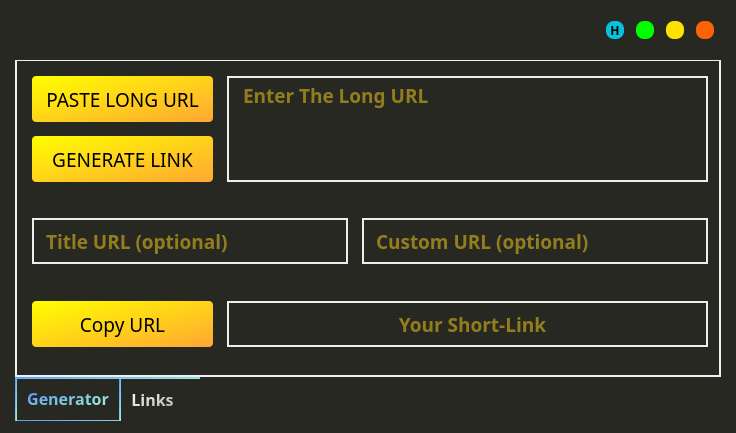
<?xml version="1.0" encoding="UTF-8"?>
<ui version="4.0">
 <class>MainWindow</class>
 <widget class="QMainWindow" name="MainWindow">
  <property name="geometry">
   <rect>
    <x>0</x>
    <y>0</y>
    <width>736</width>
    <height>433</height>
   </rect>
  </property>
  <property name="font">
   <font>
    <family>JetBrains Mono</family>
    <pointsize>12</pointsize>
    <weight>75</weight>
    <bold>true</bold>
   </font>
  </property>
  <property name="windowTitle">
   <string>MainWindow</string>
  </property>
  <property name="styleSheet">
   <string notr="true">background: #272822;
color: rgb(255, 255, 255);</string>
  </property>
  <widget class="QWidget" name="centralwidget">
   <widget class="QTabWidget" name="tabWidget">
    <property name="enabled">
     <bool>true</bool>
    </property>
    <property name="geometry">
     <rect>
      <x>15</x>
      <y>60</y>
      <width>706</width>
      <height>361</height>
     </rect>
    </property>
    <property name="font">
     <font>
      <family>JetBrains Mono</family>
      <pointsize>12</pointsize>
      <weight>75</weight>
      <bold>true</bold>
     </font>
    </property>
    <property name="styleSheet">
     <string notr="true">QTabWidget::pane {
    border: 2px solid #eeeeee;
    top:-1px; 
  

} 

QTabBar::tab {
  color : qlineargradient(spread:pad, x1:0, y1:0, x2:1, y2:1, stop:0#ffffff, stop:1 #abbaab);
  
  padding: 10px;
  background-color: #272822;
}

QTabBar::tab:selected { 
  border-bottom: 2px solid qlineargradient(spread:pad, x1:0, y1:0, x2:1, y2:1,stop:0 #5488ff,stop:1 #a5fecb);
  border-left: 2px solid qlineargradient(spread:pad, x1:0, y1:0, x2:1, y2:1,stop:0 #5488ff,stop:1 #a5fecb);
  border-right: 2px solid qlineargradient(spread:pad, x1:0, y1:0, x2:1, y2:1,stop:0 #5488ff,stop:1 #a5fecb);
  border-right: 2px solid qlineargradient(spread:pad, x1:0, y1:0, x2:1, y2:1,stop:0 #5488ff,stop:1 #a5fecb);

  color : qlineargradient(spread:pad, x1:0, y1:0, x2:1, y2:1,stop:0 #5488ff,stop:1 #a5fecb);
  margin-bottom: -1px; 
}</string>
    </property>
    <property name="tabPosition">
     <enum>QTabWidget::South</enum>
    </property>
    <property name="tabShape">
     <enum>QTabWidget::Rounded</enum>
    </property>
    <property name="currentIndex">
     <number>0</number>
    </property>
    <property name="usesScrollButtons">
     <bool>false</bool>
    </property>
    <widget class="QWidget" name="Generator">
     <attribute name="title">
      <string>Generator</string>
     </attribute>
     <widget class="QPushButton" name="generateshortlink">
      <property name="geometry">
       <rect>
        <x>15</x>
        <y>75</y>
        <width>181</width>
        <height>46</height>
       </rect>
      </property>
      <property name="sizePolicy">
       <sizepolicy hsizetype="Expanding" vsizetype="Expanding">
        <horstretch>0</horstretch>
        <verstretch>0</verstretch>
       </sizepolicy>
      </property>
      <property name="font">
       <font>
        <family>JetBrains Mono</family>
        <pointsize>14</pointsize>
        <weight>50</weight>
        <bold>false</bold>
       </font>
      </property>
      <property name="cursor">
       <cursorShape>PointingHandCursor</cursorShape>
      </property>
      <property name="styleSheet">
       <string notr="true">background-color: qlineargradient(spread:pad, x1:0, y1:0, x2:1, y2:1, stop:0#ffff00, stop:1 #ffa733);
color : rgba(0, 0,0);
border-radius:4px;

</string>
      </property>
      <property name="text">
       <string>GENERATE LINK</string>
      </property>
     </widget>
     <widget class="QLineEdit" name="shortlinktxt">
      <property name="geometry">
       <rect>
        <x>210</x>
        <y>240</y>
        <width>481</width>
        <height>46</height>
       </rect>
      </property>
      <property name="font">
       <font>
        <family>JetBrains Mono</family>
        <pointsize>14</pointsize>
        <weight>75</weight>
        <bold>true</bold>
       </font>
      </property>
      <property name="styleSheet">
       <string notr="true">color : #ffd31a;
padding-left: 10;
border: 2px solid #eeeeee;</string>
      </property>
      <property name="text">
       <string/>
      </property>
      <property name="frame">
       <bool>true</bool>
      </property>
      <property name="alignment">
       <set>Qt::AlignCenter</set>
      </property>
      <property name="dragEnabled">
       <bool>false</bool>
      </property>
      <property name="readOnly">
       <bool>false</bool>
      </property>
      <property name="placeholderText">
       <string>Your Short-Link</string>
      </property>
      <property name="clearButtonEnabled">
       <bool>true</bool>
      </property>
     </widget>
     <widget class="QLineEdit" name="customurl">
      <property name="geometry">
       <rect>
        <x>345</x>
        <y>157</y>
        <width>346</width>
        <height>46</height>
       </rect>
      </property>
      <property name="font">
       <font>
        <family>JetBrains Mono</family>
        <pointsize>14</pointsize>
        <weight>75</weight>
        <bold>true</bold>
       </font>
      </property>
      <property name="styleSheet">
       <string notr="true">color : #ffd31a;
padding-left: 10;
border: 2px solid #eeeeee;</string>
      </property>
      <property name="text">
       <string/>
      </property>
      <property name="frame">
       <bool>true</bool>
      </property>
      <property name="dragEnabled">
       <bool>false</bool>
      </property>
      <property name="readOnly">
       <bool>false</bool>
      </property>
      <property name="placeholderText">
       <string>Custom URL (optional)</string>
      </property>
      <property name="clearButtonEnabled">
       <bool>true</bool>
      </property>
     </widget>
     <widget class="QPushButton" name="Pastelongurl">
      <property name="geometry">
       <rect>
        <x>15</x>
        <y>15</y>
        <width>181</width>
        <height>46</height>
       </rect>
      </property>
      <property name="sizePolicy">
       <sizepolicy hsizetype="Expanding" vsizetype="Expanding">
        <horstretch>0</horstretch>
        <verstretch>0</verstretch>
       </sizepolicy>
      </property>
      <property name="font">
       <font>
        <family>JetBrains Mono</family>
        <pointsize>14</pointsize>
        <weight>50</weight>
        <bold>false</bold>
       </font>
      </property>
      <property name="cursor">
       <cursorShape>PointingHandCursor</cursorShape>
      </property>
      <property name="styleSheet">
       <string notr="true">background-color: qlineargradient(spread:pad, x1:0, y1:0, x2:1, y2:1, stop:0#ffff00, stop:1 #ffa733);
color : rgba(0, 0,0);
border-radius:4px;

</string>
      </property>
      <property name="text">
       <string>PASTE LONG URL</string>
      </property>
     </widget>
     <widget class="QPlainTextEdit" name="longurl">
      <property name="geometry">
       <rect>
        <x>210</x>
        <y>15</y>
        <width>481</width>
        <height>106</height>
       </rect>
      </property>
      <property name="font">
       <font>
        <family>JetBrains Mono</family>
        <pointsize>14</pointsize>
        <weight>75</weight>
        <bold>true</bold>
       </font>
      </property>
      <property name="styleSheet">
       <string notr="true">color : #ffd31a;
padding-left: 10;
border: 2px solid #eeeeee;</string>
      </property>
      <property name="placeholderText">
       <string>Enter The Long URL </string>
      </property>
     </widget>
     <widget class="QLineEdit" name="titleurl">
      <property name="geometry">
       <rect>
        <x>15</x>
        <y>157</y>
        <width>316</width>
        <height>46</height>
       </rect>
      </property>
      <property name="font">
       <font>
        <family>JetBrains Mono</family>
        <pointsize>14</pointsize>
        <weight>75</weight>
        <bold>true</bold>
       </font>
      </property>
      <property name="styleSheet">
       <string notr="true">color : #ffd31a;
padding-left: 10;
border: 2px solid #eeeeee;</string>
      </property>
      <property name="text">
       <string/>
      </property>
      <property name="frame">
       <bool>true</bool>
      </property>
      <property name="dragEnabled">
       <bool>false</bool>
      </property>
      <property name="readOnly">
       <bool>false</bool>
      </property>
      <property name="placeholderText">
       <string>Title URL (optional)</string>
      </property>
      <property name="clearButtonEnabled">
       <bool>true</bool>
      </property>
     </widget>
     <widget class="QPushButton" name="copyshorturl">
      <property name="geometry">
       <rect>
        <x>15</x>
        <y>240</y>
        <width>181</width>
        <height>46</height>
       </rect>
      </property>
      <property name="sizePolicy">
       <sizepolicy hsizetype="Expanding" vsizetype="Expanding">
        <horstretch>0</horstretch>
        <verstretch>0</verstretch>
       </sizepolicy>
      </property>
      <property name="font">
       <font>
        <family>JetBrains Mono</family>
        <pointsize>14</pointsize>
        <weight>50</weight>
        <bold>false</bold>
       </font>
      </property>
      <property name="cursor">
       <cursorShape>PointingHandCursor</cursorShape>
      </property>
      <property name="styleSheet">
       <string notr="true">background-color: qlineargradient(spread:pad, x1:0, y1:0, x2:1, y2:1, stop:0#ffff00, stop:1 #ffa733);
color : rgba(0, 0,0);
border-radius:4px;

</string>
      </property>
      <property name="text">
       <string>Copy URL</string>
      </property>
     </widget>
     <zorder>generateshortlink</zorder>
     <zorder>shortlinktxt</zorder>
     <zorder>Pastelongurl</zorder>
     <zorder>longurl</zorder>
     <zorder>copyshorturl</zorder>
     <zorder>customurl</zorder>
     <zorder>titleurl</zorder>
    </widget>
    <widget class="QWidget" name="Links">
     <attribute name="title">
      <string>Links</string>
     </attribute>
     <widget class="QPlainTextEdit" name="plainTextEdit">
      <property name="enabled">
       <bool>true</bool>
      </property>
      <property name="geometry">
       <rect>
        <x>0</x>
        <y>70</y>
        <width>706</width>
        <height>241</height>
       </rect>
      </property>
      <property name="font">
       <font>
        <pointsize>12</pointsize>
        <weight>50</weight>
        <bold>false</bold>
       </font>
      </property>
      <property name="contextMenuPolicy">
       <enum>Qt::DefaultContextMenu</enum>
      </property>
      <property name="styleSheet">
       <string notr="true">color : #d5ddd5;
border-top: 2px solid #eeeeee;</string>
      </property>
      <property name="frameShadow">
       <enum>QFrame::Plain</enum>
      </property>
      <property name="readOnly">
       <bool>false</bool>
      </property>
      <property name="plainText">
       <string notr="true"/>
      </property>
      <property name="overwriteMode">
       <bool>false</bool>
      </property>
      <property name="textInteractionFlags">
       <set>Qt::TextEditorInteraction</set>
      </property>
      <property name="placeholderText">
       <string notr="true"/>
      </property>
     </widget>
     <widget class="QPushButton" name="dellink">
      <property name="geometry">
       <rect>
        <x>130</x>
        <y>12</y>
        <width>91</width>
        <height>46</height>
       </rect>
      </property>
      <property name="sizePolicy">
       <sizepolicy hsizetype="Expanding" vsizetype="Expanding">
        <horstretch>0</horstretch>
        <verstretch>0</verstretch>
       </sizepolicy>
      </property>
      <property name="font">
       <font>
        <family>JetBrains Mono</family>
        <pointsize>14</pointsize>
        <weight>50</weight>
        <bold>false</bold>
       </font>
      </property>
      <property name="cursor">
       <cursorShape>PointingHandCursor</cursorShape>
      </property>
      <property name="styleSheet">
       <string notr="true">background-color: qlineargradient(spread:pad, x1:0, y1:0, x2:1, y2:1, stop:0#fdfc47, stop:1 #24fe41);
color : rgba(0, 0,0);
border-radius:4px;

</string>
      </property>
      <property name="text">
       <string>DELETE</string>
      </property>
     </widget>
     <widget class="QLineEdit" name="deltxt">
      <property name="geometry">
       <rect>
        <x>230</x>
        <y>12</y>
        <width>461</width>
        <height>46</height>
       </rect>
      </property>
      <property name="font">
       <font>
        <family>JetBrains Mono</family>
        <pointsize>14</pointsize>
        <weight>75</weight>
        <bold>true</bold>
       </font>
      </property>
      <property name="styleSheet">
       <string notr="true">color : #91fd44;
padding-left: 10;
border: 2px solid #eeeeee;</string>
      </property>
      <property name="text">
       <string/>
      </property>
      <property name="frame">
       <bool>true</bool>
      </property>
      <property name="dragEnabled">
       <bool>false</bool>
      </property>
      <property name="readOnly">
       <bool>false</bool>
      </property>
      <property name="placeholderText">
       <string>Enter The Link-ID You Want To Delete</string>
      </property>
      <property name="clearButtonEnabled">
       <bool>true</bool>
      </property>
     </widget>
     <widget class="QPushButton" name="loadlinks">
      <property name="geometry">
       <rect>
        <x>10</x>
        <y>12</y>
        <width>111</width>
        <height>46</height>
       </rect>
      </property>
      <property name="sizePolicy">
       <sizepolicy hsizetype="Expanding" vsizetype="Expanding">
        <horstretch>0</horstretch>
        <verstretch>0</verstretch>
       </sizepolicy>
      </property>
      <property name="font">
       <font>
        <family>JetBrains Mono</family>
        <pointsize>14</pointsize>
        <weight>50</weight>
        <bold>false</bold>
       </font>
      </property>
      <property name="cursor">
       <cursorShape>PointingHandCursor</cursorShape>
      </property>
      <property name="styleSheet">
       <string notr="true">background-color: qlineargradient(spread:pad, x1:0, y1:0, x2:1, y2:1, stop:0#fdfc47, stop:1 #24fe41);
color : rgba(0, 0,0);
border-radius:4px;

</string>
      </property>
      <property name="text">
       <string>LOAD URLS</string>
      </property>
     </widget>
    </widget>
   </widget>
   <widget class="QLabel" name="BackgroundBehind_2">
    <property name="enabled">
     <bool>true</bool>
    </property>
    <property name="geometry">
     <rect>
      <x>15</x>
      <y>15</y>
      <width>706</width>
      <height>31</height>
     </rect>
    </property>
    <property name="sizePolicy">
     <sizepolicy hsizetype="Preferred" vsizetype="Preferred">
      <horstretch>0</horstretch>
      <verstretch>0</verstretch>
     </sizepolicy>
    </property>
    <property name="font">
     <font>
      <kerning>true</kerning>
     </font>
    </property>
    <property name="toolTipDuration">
     <number>0</number>
    </property>
    <property name="autoFillBackground">
     <bool>false</bool>
    </property>
    <property name="styleSheet">
     <string notr="true">background: #272822;
border-radius:5px;
</string>
    </property>
    <property name="inputMethodHints">
     <set>Qt::ImhNoPredictiveText</set>
    </property>
    <property name="text">
     <string/>
    </property>
    <property name="alignment">
     <set>Qt::AlignCenter</set>
    </property>
    <property name="margin">
     <number>0</number>
    </property>
   </widget>
   <widget class="QLabel" name="label">
    <property name="geometry">
     <rect>
      <x>15</x>
      <y>377</y>
      <width>185</width>
      <height>2</height>
     </rect>
    </property>
    <property name="styleSheet">
     <string notr="true">background-color: qlineargradient(spread:pad, x1:0, y1:0, x2:1, y2:1,stop:0 #5488ff,stop:1 #a5fecb);</string>
    </property>
    <property name="text">
     <string/>
    </property>
   </widget>
   <widget class="QWidget" name="layoutWidget">
    <property name="geometry">
     <rect>
      <x>600</x>
      <y>10</y>
      <width>121</width>
      <height>41</height>
     </rect>
    </property>
    <layout class="QHBoxLayout" name="horizontalLayout">
     <item>
      <widget class="QPushButton" name="help_btn">
       <property name="minimumSize">
        <size>
         <width>18</width>
         <height>18</height>
        </size>
       </property>
       <property name="maximumSize">
        <size>
         <width>18</width>
         <height>18</height>
        </size>
       </property>
       <property name="font">
        <font>
         <family>JetBrains Mono</family>
         <weight>75</weight>
         <bold>true</bold>
        </font>
       </property>
       <property name="cursor">
        <cursorShape>PointingHandCursor</cursorShape>
       </property>
       <property name="styleSheet">
        <string notr="true">background-color: rgb(5,195,221);
color: rgb(0, 0, 0);
border-radius:8px;</string>
       </property>
       <property name="text">
        <string>H</string>
       </property>
      </widget>
     </item>
     <item>
      <widget class="QPushButton" name="pushButtonMinimize">
       <property name="minimumSize">
        <size>
         <width>18</width>
         <height>18</height>
        </size>
       </property>
       <property name="maximumSize">
        <size>
         <width>18</width>
         <height>18</height>
        </size>
       </property>
       <property name="cursor">
        <cursorShape>PointingHandCursor</cursorShape>
       </property>
       <property name="styleSheet">
        <string notr="true">background-color: rgb(0, 255, 0);
border-radius:8px;</string>
       </property>
       <property name="text">
        <string/>
       </property>
      </widget>
     </item>
     <item>
      <widget class="QPushButton" name="pushButtonMaximiz">
       <property name="minimumSize">
        <size>
         <width>18</width>
         <height>18</height>
        </size>
       </property>
       <property name="maximumSize">
        <size>
         <width>18</width>
         <height>18</height>
        </size>
       </property>
       <property name="cursor">
        <cursorShape>PointingHandCursor</cursorShape>
       </property>
       <property name="styleSheet">
        <string notr="true">background-color: rgb(255, 226, 0);
border-radius:8px;</string>
       </property>
       <property name="text">
        <string/>
       </property>
      </widget>
     </item>
     <item>
      <widget class="QPushButton" name="pushButtonExit">
       <property name="minimumSize">
        <size>
         <width>18</width>
         <height>18</height>
        </size>
       </property>
       <property name="maximumSize">
        <size>
         <width>18</width>
         <height>18</height>
        </size>
       </property>
       <property name="cursor">
        <cursorShape>PointingHandCursor</cursorShape>
       </property>
       <property name="styleSheet">
        <string notr="true">background-color:rgb(255, 97, 6);
border-radius:8px;</string>
       </property>
       <property name="text">
        <string/>
       </property>
      </widget>
     </item>
    </layout>
   </widget>
   <zorder>BackgroundBehind_2</zorder>
   <zorder>tabWidget</zorder>
   <zorder>label</zorder>
   <zorder>layoutWidget</zorder>
  </widget>
 </widget>
 <resources/>
 <connections>
  <connection>
   <sender>pushButtonExit</sender>
   <signal>clicked()</signal>
   <receiver>MainWindow</receiver>
   <slot>close()</slot>
   <hints>
    <hint type="sourcelabel">
     <x>701</x>
     <y>29</y>
    </hint>
    <hint type="destinationlabel">
     <x>367</x>
     <y>216</y>
    </hint>
   </hints>
  </connection>
  <connection>
   <sender>pushButtonMinimize</sender>
   <signal>clicked()</signal>
   <receiver>MainWindow</receiver>
   <slot>showMinimized()</slot>
   <hints>
    <hint type="sourcelabel">
     <x>643</x>
     <y>29</y>
    </hint>
    <hint type="destinationlabel">
     <x>367</x>
     <y>216</y>
    </hint>
   </hints>
  </connection>
 </connections>
</ui>
